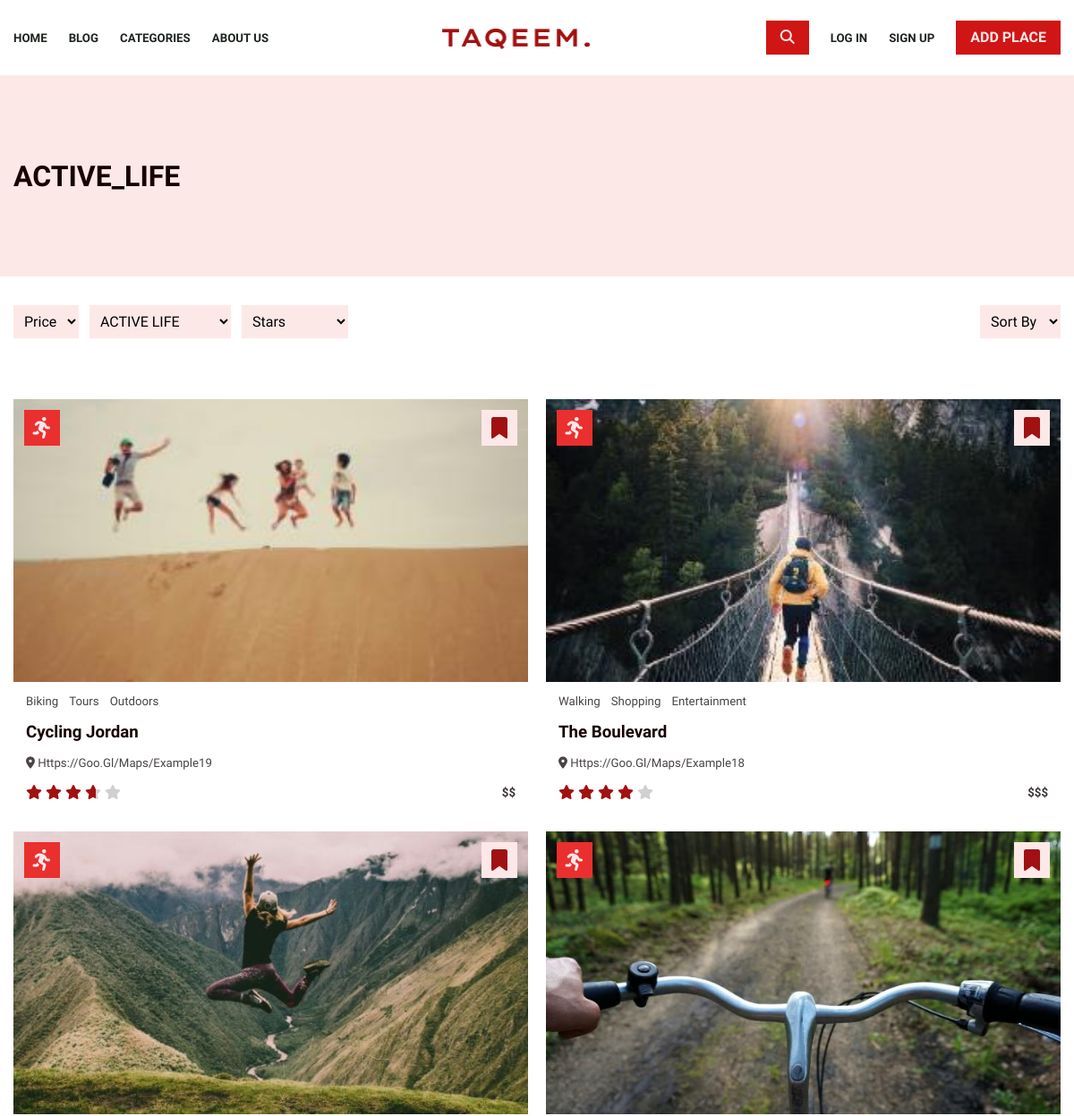
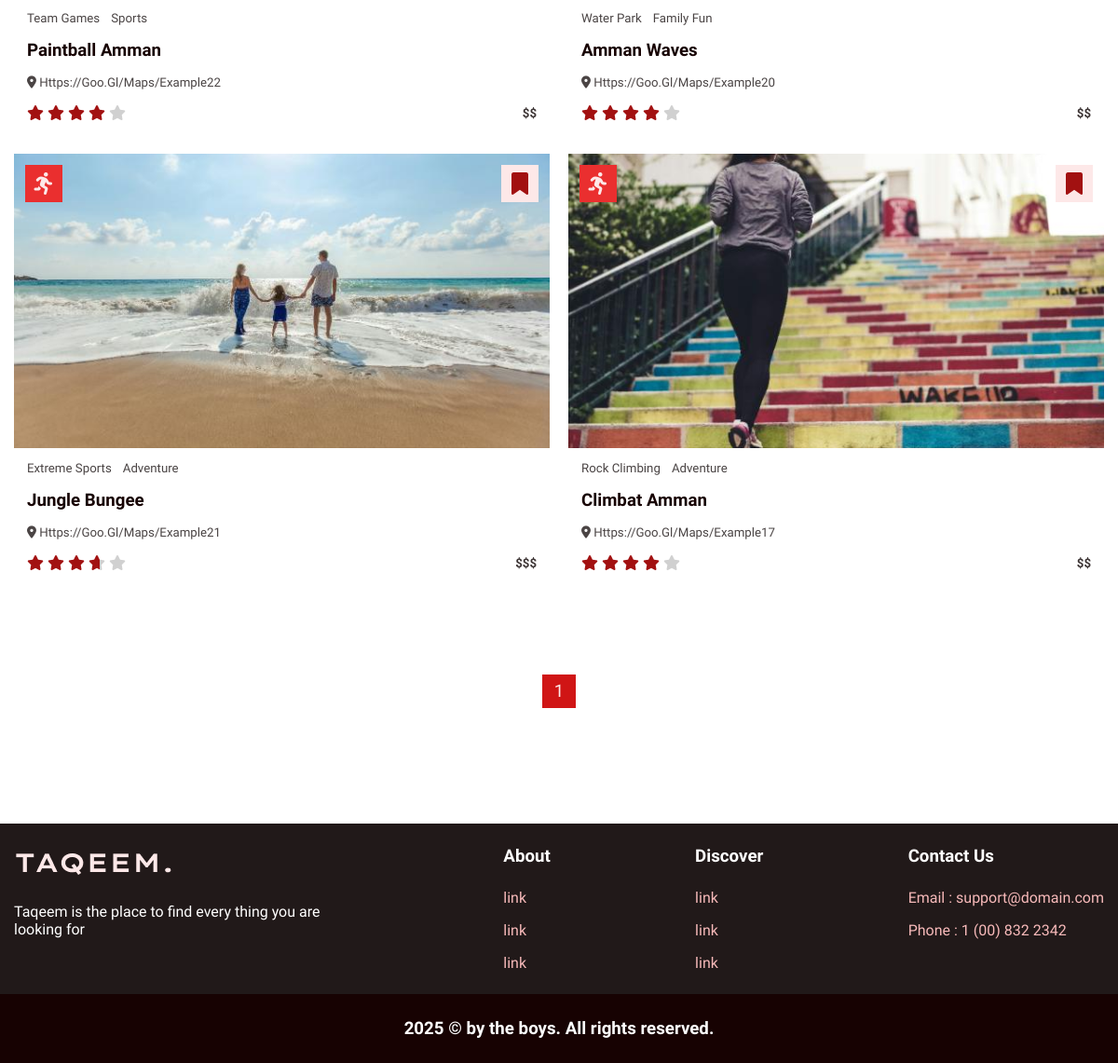
/listing.php?category_id=3, run on the app's committed database (2 pictures, top to bottom).
### tables this page shows
CREATE TABLE `categories` (
  `id` int(11) NOT NULL,
  `name` enum('RESTAURANT','SHOPPING','ACTIVE_LIFE','HOME_SERVICE','COFFEE','PET','PLANT_SHOP','ART','HOTEL','EDUCATION','HEALTH','WORKSPACE') NOT NULL,
  `image` varchar(255) DEFAULT NULL,
  `icon` varchar(255) DEFAULT NULL,
  `created_at` timestamp NOT NULL DEFAULT current_timestamp()
);

CREATE TABLE `places` (
  `id` int(11) NOT NULL,
  `user_id` int(11) NOT NULL,
  `category_id` int(11) NOT NULL,
  `name` varchar(255) NOT NULL,
  `price` enum('$','$$','$$$') NOT NULL,
  `tags` varchar(255) DEFAULT NULL,
  `highlights` text DEFAULT NULL,
  `country` varchar(100) DEFAULT NULL,
  `city` varchar(100) DEFAULT NULL,
  `google_map_location` varchar(255) DEFAULT NULL,
  `email` varchar(100) DEFAULT NULL,
  `phone_1` varchar(20) DEFAULT NULL,
  `phone_2` varchar(20) DEFAULT NULL,
  `website` varchar(255) DEFAULT NULL,
  `facebook_url` varchar(255) DEFAULT NULL,
  `instagram_url` varchar(255) DEFAULT NULL,
  `twitter_url` varchar(255) DEFAULT NULL,
  `featured_image` varchar(255) DEFAULT NULL,
  `created_at` timestamp NOT NULL DEFAULT current_timestamp()
);

### listing.php (the view, shortened to what this page needs)
<?php
include 'header.php';
$category_id = isset($_GET['category_id']) ? $_GET['category_id'] : 0;
$search = isset($_GET['search']) ? trim($_GET['search']) : '';
$price = isset($_GET['price']) ? $_GET['price'] : '';
$stars = isset($_GET['stars']) ? $_GET['stars'] : '';
$sort = isset($_GET['sort']) ? $_GET['sort'] : '';
$items_per_page = 12;
$current_page = isset($_GET['page']) ? (int)$_GET['page'] : 1;
$offset = ($current_page - 1) * $items_per_page;
$sql = "SELECT * FROM places";
$conditions = [];
$params = [];
if ($category_id > 0) {
    $conditions[] = "category_id = ?";
    $params[] = $category_id;
}
if (count($conditions) > 0) {
    $sql .= " WHERE " . implode(' AND ', $conditions);
}
if (!empty($sort)) {
    switch ($sort) {
        case '1':
            $sql .= " ORDER BY (SELECT AVG(rating) FROM reviews WHERE place_id = places.id) DESC";
            break;
        case '2':
            $sql .= " ORDER BY created_at DESC";
            break;
        case '3':
            $sql .= " ORDER BY price";
            break;
    }
} else {
    $sql .= " ORDER BY RAND()";
}
$stmt = $conn->prepare($sql);
if (!empty($params)) {
    $types = str_repeat('s', count($params));
    $stmt->bind_param($types, ...$params);
}
$stmt->execute();
$result = $stmt->get_result();
$total_items = $result->num_rows;
$sql .= " LIMIT ?, ?";
$params[] = $offset;
$params[] = $items_per_page;
$stmt = $conn->prepare($sql);
$types = str_repeat('s', count($params) - 2) . 'ii';
$stmt->bind_param($types, ...$params);
$stmt->execute();
$result = $stmt->get_result();
$places = [];
while ($row = $result->fetch_assoc()) {
    $places[] = $row;
}
$total_pages = ceil($total_items / $items_per_page);
$current_page = max(1, min($total_pages, $current_page));
?>
<main>
    <div class="listing">
        <div class="pageinfo">
            <div class="pageinfo_content">
                <h2>
                    <?php
                    if (!empty($search)) {
                        echo "Search Results for: " . htmlspecialchars($search);
                    } elseif ($category_id > 0) {
                        $sql = "SELECT name, icon FROM categories WHERE id = ?";
                        $stmt = $conn->prepare($sql);
                        $stmt->bind_param("i", $category_id);
                        $stmt->execute();
                        $result = $stmt->get_result();
                        $category = $result->fetch_assoc();
                        if ($category) {
                            echo htmlspecialchars($category['name']);
                        } else {
                            echo "Unknown Category";
                        }
                    } else {
                        echo "All Listings";
                    }
                    ?>
                </h2>
            </div>
        </div>
<div class="listing_filter">
    <div class="listing_filter-L">
        <select name="price" class="custom-select" onchange="filterChange()">
            <option value="" disabled <?php echo empty($price) ? 'selected' : ''; ?>>Price</option>
        </select>
        <select name="category_id" class="custom-select" onchange="filterChange()">
            <option value="3" <?php echo $category_id == '3' ? 'selected' : ''; ?>>ACTIVE LIFE</option>
        </select>
        <select name="stars" class="custom-select" onchange="filterChange()">
            <option value="" disabled <?php echo empty($stars) ? 'selected' : ''; ?>>Stars</option>
        </select>
    </div>
    <select name="sort" class="custom-select" onchange="filterChange()">
    <option value="" disabled selected>Sort by</option>
</select>
</div>
        <div class="listing_grid">
            <?php if (!empty($places)): ?>
                <?php foreach ($places as $place): ?>
                    <?php
                    $category_sql = "SELECT icon FROM categories WHERE id = ?";
                    $category_stmt = $conn->prepare($category_sql);
                    $category_stmt->bind_param("i", $place['category_id']);
                    $category_stmt->execute();
                    $category_result = $category_stmt->get_result();
                    $category_data = $category_result->fetch_assoc();
                    $category_icon = $category_data['icon'] ?? '';
                    ?>
                    <div class="listing_grid--item">
                        <div class="listing_grid--item-img">
                            <a href="single-place.php?id=<?php echo $place['id']; ?>" class="listing_grid--item-img_img">
                                <img src="<?php echo $place['featured_image']; ?>" alt="<?php echo $place['name']; ?>">
                            </a>
                            <a href="listing.php?category_id=<?php echo $place['category_id']; ?>" class="listing_grid--item-img_category">
                                <i class="<?php echo htmlspecialchars($category_icon); ?>"></i>
                            </a>
                            <a href="#" class="listing_grid--item-img_save"><i class="fa-solid fa-bookmark"></i></a>
                        </div>
                        <div class="listing_grid--item-content">
                            <div class="listing_grid--item-content_tages">
                                <?php
                                $tags = explode(',', $place['tags']);
                                foreach ($tags as $tag): ?>
                                <a href="listing.php?search=<?php echo urlencode(trim($tag)); ?>">
                                    <?php echo htmlspecialchars(trim($tag)); ?>
                                </a>
                                <?php endforeach; ?>
                            </div>
                            <a class="listing_grid--item-content_name" href="single-place.php?id=<?php echo $place['id']; ?>">
                                <?php echo $place['name']; ?>
                            </a>
                            <a href="#" class="listing_grid--item-content_location">
                                <i class="fa-solid fa-location-dot"></i> <?php echo $place['google_map_location']; ?>
                            </a>
                            <div class="listing_grid--item-content_stars">
                                <?php
                                $sql = "SELECT AVG(rating) AS avg_rating FROM reviews WHERE place_id = ?";
                                $stmt = $conn->prepare($sql);
                                $stmt->bind_param("i", $place['id']);
                                $stmt->execute();
                                $result = $stmt->get_result();
                                $rating = $result->fetch_assoc()['avg_rating'] ?? 0;
                                $percentage = ($rating / 5) * 100;
                                ?>
                                <div class="listing_grid--item-content_stars-stars" style="background: linear-gradient(90deg, #A21111 var(--rating, <?php echo $percentage; ?>%), #D0D0D0 var(--rating,<?php echo $percentage-100; ?>%)); display: inline-block; -webkit-background-clip: text; -webkit-text-fill-color: transparent;">
                                    <i class="fa-solid fa-star star-rating"></i>
                                    <i class="fa-solid fa-star star-rating"></i>
                                    <i class="fa-solid fa-star star-rating"></i>
                                    <i class="fa-solid fa-star star-rating"></i>
                                    <i class="fa-solid fa-star star-rating"></i>
                                </div>
                                <h4 class="listing_grid--item-content_stars-price"><?php echo $place['price']; ?></h4>
                            </div>
                        </div>
                    </div>
                <?php endforeach; ?>
            <?php else: ?>
                <p>No places found.</p>
            <?php endif; ?>
        </div>
        <div class="listing_indicator">
            <ul class="listing_indicator">
                <?php for ($i = 1; $i <= $total_pages; $i++): ?>
                    <li class="indicator_item <?php echo ($i === $current_page) ? 'active' : ''; ?>">
                        <a href="?page=<?php echo $i; ?>&category_id=<?php echo $category_id; ?>&search=<?php echo urlencode($search); ?>&price=<?php echo $price; ?>&stars=<?php echo $stars; ?>">
                            <?php echo $i; ?>
                        </a>
                    </li>
                <?php endfor; ?>
            </ul>
        </div>
    </div>
</main>
<?php
include 'footer.php';
?>

### data on the page
categories: name "ACTIVE_LIFE"
places: featured_image (picture), tags "Biking", tags "Tours", tags "Outdoors", name "Cycling Jordan", google_map_location "Https://Goo.gl/Maps/Example19", price "$$"
places: featured_image (picture), tags "Walking", tags "Shopping", tags "Entertainment", name "The Boulevard", google_map_location "Https://Goo.gl/Maps/Example18", price "$$$"
places: featured_image (picture), tags "Team Games", tags "Sports", name "Paintball Amman", google_map_location "Https://Goo.gl/Maps/Example22", price "$$"
places: featured_image (picture), tags "Water Park", tags "Family Fun", name "Amman Waves", google_map_location "Https://Goo.gl/Maps/Example20", price "$$"
places: featured_image (picture), tags "Extreme Sports", tags "Adventure", name "Jungle Bungee", google_map_location "Https://Goo.gl/Maps/Example21", price "$$$"
places: featured_image (picture), tags "Rock Climbing", tags "Adventure", name "Climbat Amman", google_map_location "Https://Goo.gl/Maps/Example17", price "$$"
